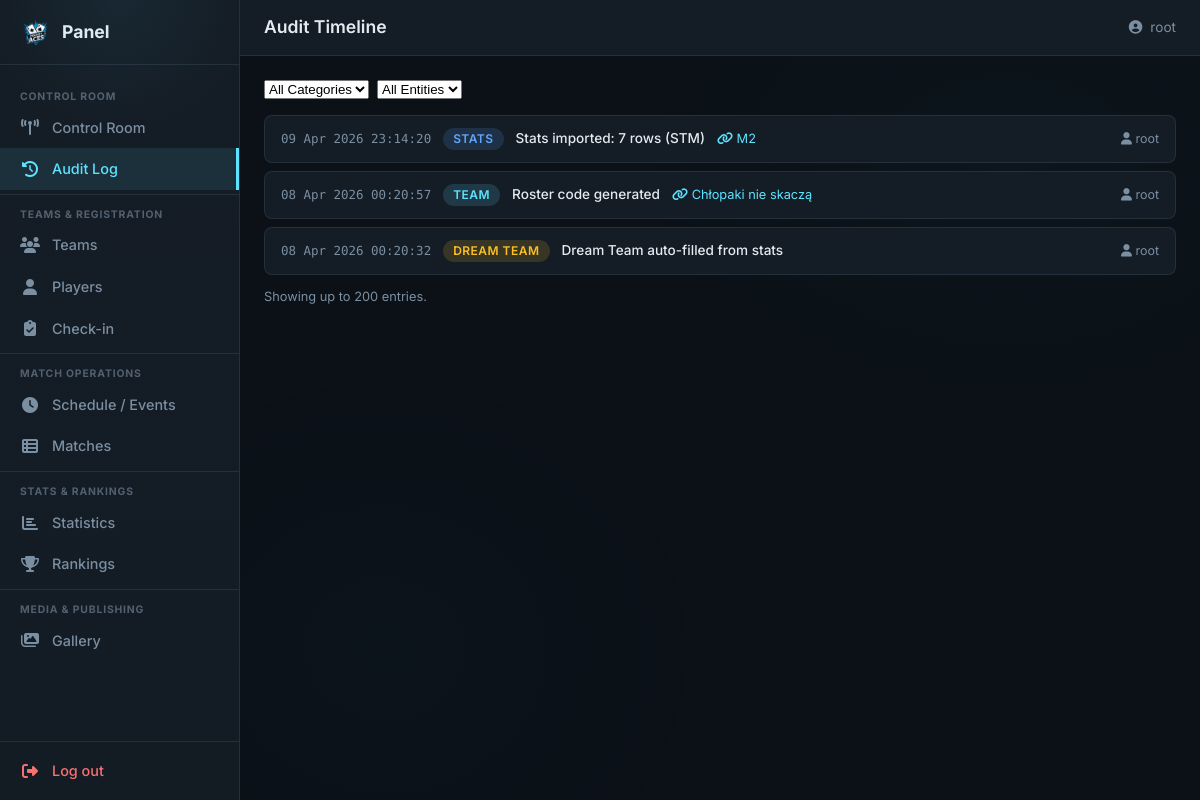
The page /panel/audit/ (signed in) on the database as committed earlier.
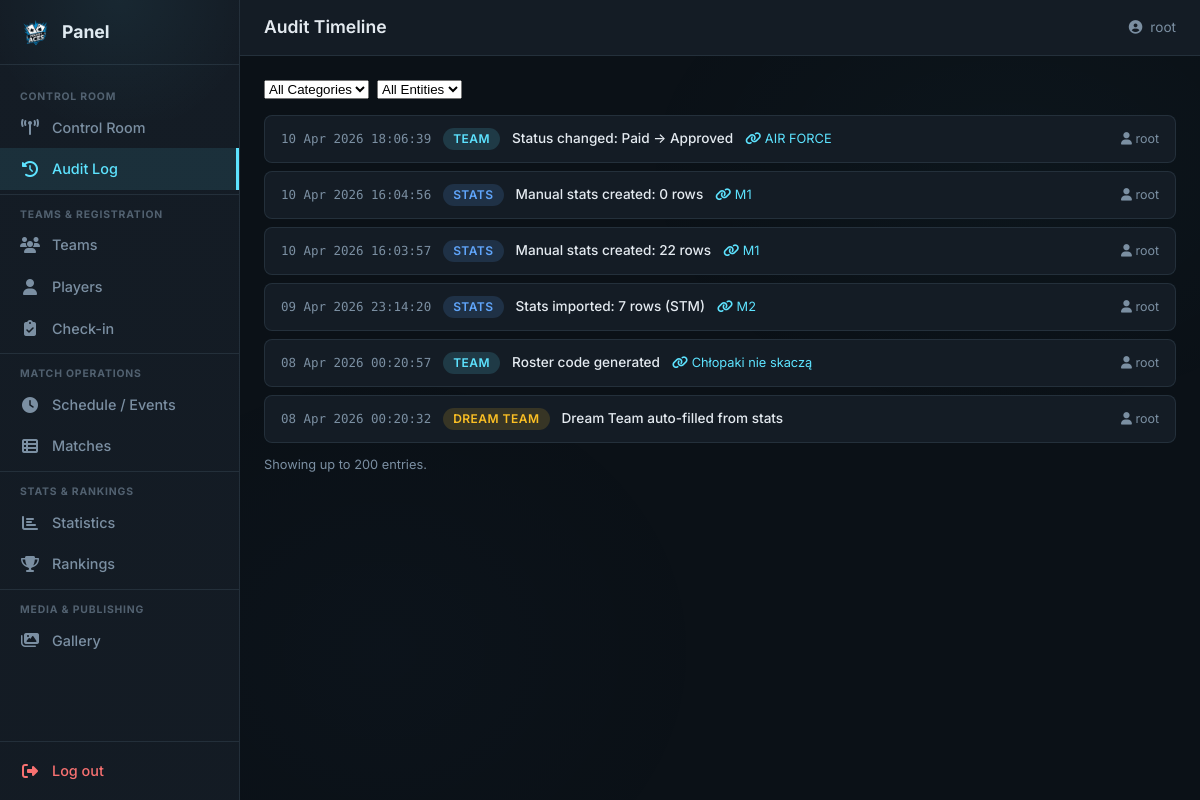
The same page on the database as committed later.
### tournament/models.py (models this page shows, shortened)
class AuditEntry(models.Model):
    timestamp = models.DateTimeField(auto_now_add=True, db_index=True)
    user = models.ForeignKey(
        "auth.User", on_delete=models.SET_NULL, null=True, blank=True,
    )
    category = models.CharField(max_length=20, choices=AUDIT_CATEGORY_CHOICES, db_index=True)
    action = models.CharField(max_length=120)
    detail = models.TextField(blank=True, default="")
    entity_type = models.CharField(max_length=40, blank=True, default="")
    entity_id = models.PositiveIntegerField(null=True, blank=True)
    entity_label = models.CharField(max_length=200, blank=True, default="")
    class Meta:
        db_table = TABLE_AUDIT_ENTRIES
        ordering = ["-timestamp"]

### tournament/panel/audit_views.py (the view)
# urls.py: path("audit/", audit_view, name="audit"),
@staff_member_required(login_url="/panel/login/")
def audit_view(request):
    qs = AuditEntry.objects.select_related("user").order_by("-timestamp")
    category = request.GET.get("category", "")
    if category:
        qs = qs.filter(category=category)
    entity = request.GET.get("entity", "")
    if entity:
        qs = qs.filter(entity_type=entity)
    entries = qs[:200]
    return render(request, "panel/audit.html", {
        "page_title": "Audit Timeline",
        "nav_section": "audit",
        "entries": entries,
        "category_choices": AUDIT_CATEGORY_CHOICES,
        "current_category": category,
        "current_entity": entity,
    })

### tournament/context_processors.py (called while the page is built)
def registration_status(request):
    return {"registration_closed": REGISTRATION_CLOSED}

### tournament/templates/panel/audit.html (shortened to what this page needs)
{% extends "panel/base.html" %}
{% block content %}
<div class="pnl-audit-page">
  <div class="pnl-filter-bar" style="margin-bottom:1rem;">
    <form method="get" class="pnl-filter-bar__form" style="display:flex;gap:.5rem;align-items:center;flex-wrap:wrap;">
      <select name="category" class="pnl-input pnl-input--sm" onchange="this.form.submit()">
        <option value="">All Categories</option>
      </select>
      <select name="entity" class="pnl-input pnl-input--sm" onchange="this.form.submit()">
        <option value="">All Entities</option>
      </select>
    </form>
  </div>
  {% if entries %}
  <div class="pnl-audit-timeline pnl-audit-timeline--global">
    {% for entry in entries %}
    <div class="pnl-audit-entry">
      <span class="pnl-audit-entry__time">{{ entry.timestamp|date:"d M Y H:i:s" }}</span>
      <span class="pnl-badge pnl-badge--{{ entry.category }}">{{ entry.get_category_display }}</span>
      <span class="pnl-audit-entry__action">{{ entry.action }}</span>
      {% if entry.entity_label %}
      <span class="pnl-audit-entry__entity">
        <i class="fas fa-link"></i> {{ entry.entity_label }}
      </span>
      {% endif %}
      {% if entry.user %}
      <span class="pnl-audit-entry__user">
        <i class="fas fa-user"></i> {{ entry.user.username }}
      </span>
      {% endif %}
    </div>
    {% endfor %}
  </div>
  <p class="pnl-muted-text" style="margin-top:12px;">
    Showing up to 200 entries.
  </p>
  {% else %}
  <div class="pnl-empty">
    <i class="fas fa-history" style="font-size:2rem;opacity:.3;margin-bottom:8px;"></i>
    <p>No audit entries yet.</p>
  </div>
  {% endif %}
</div>
{% endblock %}

Rows that differ between the two databases and show on the page:
added AuditEntry: timestamp "10 Apr 2026 18:06:39", category "TEAM", action "Status changed: Paid → Approved", entity_label "AIR FORCE", user.username "root"
added AuditEntry: timestamp "10 Apr 2026 16:04:56", category "STATS", action "Manual stats created: 0 rows", entity_label "M1", user.username "root"
added AuditEntry: timestamp "10 Apr 2026 16:03:57", category "STATS", action "Manual stats created: 22 rows", entity_label "M1", user.username "root"
